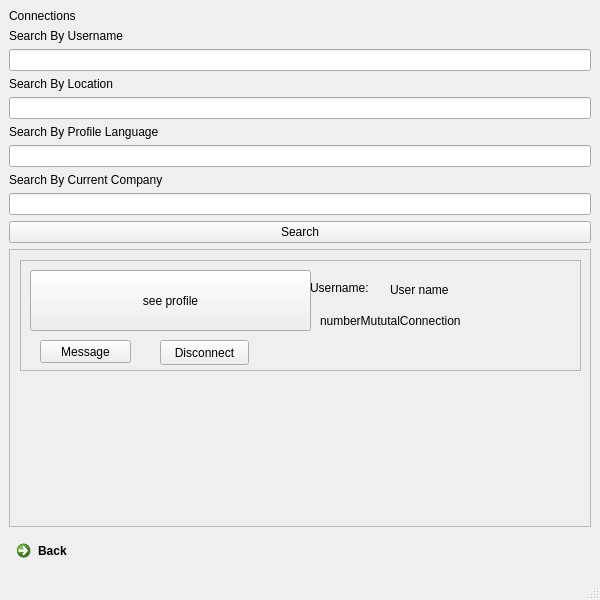
<?xml version="1.0" encoding="UTF-8"?>
<ui version="4.0">
 <class>SeeConnections</class>
 <widget class="QMainWindow" name="SeeConnections">
  <property name="geometry">
   <rect>
    <x>0</x>
    <y>0</y>
    <width>600</width>
    <height>600</height>
   </rect>
  </property>
  <property name="windowTitle">
   <string>MainWindow</string>
  </property>
  <widget class="QWidget" name="centralwidget">
   <layout class="QVBoxLayout" name="verticalLayout">
    <item>
     <widget class="QLabel" name="label">
      <property name="text">
       <string>Connections</string>
      </property>
     </widget>
    </item>
    <item>
     <widget class="QLabel" name="label_2">
      <property name="text">
       <string>Search By Username</string>
      </property>
     </widget>
    </item>
    <item>
     <widget class="QLineEdit" name="lineEdit_username"/>
    </item>
    <item>
     <widget class="QLabel" name="label_4">
      <property name="text">
       <string>Search By Location</string>
      </property>
     </widget>
    </item>
    <item>
     <widget class="QLineEdit" name="lineEdit_location"/>
    </item>
    <item>
     <widget class="QLabel" name="label_5">
      <property name="text">
       <string>Search By Profile Language</string>
      </property>
     </widget>
    </item>
    <item>
     <widget class="QLineEdit" name="lineEdit_profileLanguage"/>
    </item>
    <item>
     <widget class="QLabel" name="label_6">
      <property name="text">
       <string>Search By Current Company</string>
      </property>
     </widget>
    </item>
    <item>
     <widget class="QLineEdit" name="lineEdit_currentCompany"/>
    </item>
    <item>
     <widget class="QPushButton" name="SearchButton">
      <property name="text">
       <string>Search</string>
      </property>
     </widget>
    </item>
    <item>
     <widget class="QScrollArea" name="scrollArea">
      <property name="widgetResizable">
       <bool>true</bool>
      </property>
      <widget class="QWidget" name="scrollAreaWidgetContents">
       <property name="geometry">
        <rect>
         <x>0</x>
         <y>0</y>
         <width>580</width>
         <height>224</height>
        </rect>
       </property>
       <widget class="QFrame" name="frame_2">
        <property name="geometry">
         <rect>
          <x>10</x>
          <y>10</y>
          <width>561</width>
          <height>111</height>
         </rect>
        </property>
        <property name="frameShape">
         <enum>QFrame::StyledPanel</enum>
        </property>
        <property name="frameShadow">
         <enum>QFrame::Raised</enum>
        </property>
        <widget class="QLabel" name="numberMututalConnection">
         <property name="geometry">
          <rect>
           <x>300</x>
           <y>50</y>
           <width>251</width>
           <height>21</height>
          </rect>
         </property>
         <property name="text">
          <string>numberMututalConnection</string>
         </property>
        </widget>
        <widget class="QPushButton" name="MessageButton">
         <property name="geometry">
          <rect>
           <x>20</x>
           <y>80</y>
           <width>91</width>
           <height>23</height>
          </rect>
         </property>
         <property name="text">
          <string>Message</string>
         </property>
        </widget>
        <widget class="QPushButton" name="SeeProfile">
         <property name="geometry">
          <rect>
           <x>10</x>
           <y>10</y>
           <width>281</width>
           <height>61</height>
          </rect>
         </property>
         <property name="text">
          <string>see profile</string>
         </property>
        </widget>
        <widget class="QLabel" name="label_3">
         <property name="geometry">
          <rect>
           <x>290</x>
           <y>20</y>
           <width>71</width>
           <height>16</height>
          </rect>
         </property>
         <property name="text">
          <string>Username:</string>
         </property>
        </widget>
        <widget class="QLabel" name="UserName">
         <property name="geometry">
          <rect>
           <x>370</x>
           <y>20</y>
           <width>181</width>
           <height>20</height>
          </rect>
         </property>
         <property name="text">
          <string>User name </string>
         </property>
        </widget>
        <widget class="QLabel" name="ShareFrom">
         <property name="geometry">
          <rect>
           <x>106</x>
           <y>160</y>
           <width>301</width>
           <height>20</height>
          </rect>
         </property>
         <property name="text">
          <string/>
         </property>
        </widget>
        <widget class="QPushButton" name="DisconnectButton">
         <property name="geometry">
          <rect>
           <x>140</x>
           <y>80</y>
           <width>89</width>
           <height>25</height>
          </rect>
         </property>
         <property name="text">
          <string>Disconnect</string>
         </property>
        </widget>
       </widget>
      </widget>
     </widget>
    </item>
    <item>
     <widget class="QCommandLinkButton" name="BackButton">
      <property name="text">
       <string>Back</string>
      </property>
     </widget>
    </item>
   </layout>
  </widget>
  <widget class="QMenuBar" name="menubar">
   <property name="geometry">
    <rect>
     <x>0</x>
     <y>0</y>
     <width>600</width>
     <height>22</height>
    </rect>
   </property>
  </widget>
  <widget class="QStatusBar" name="statusbar"/>
 </widget>
 <resources/>
 <connections/>
</ui>
